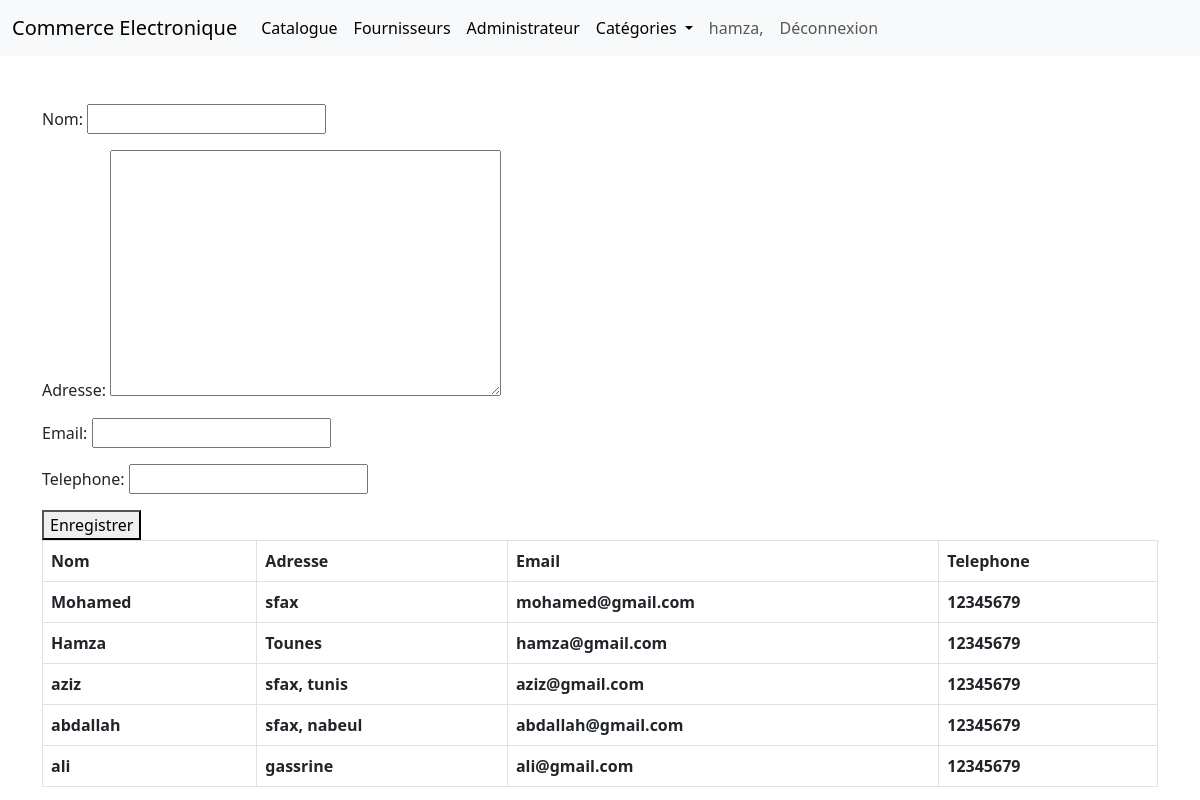
Before: /magasin/fourniseurs (signed in) with the older database file.
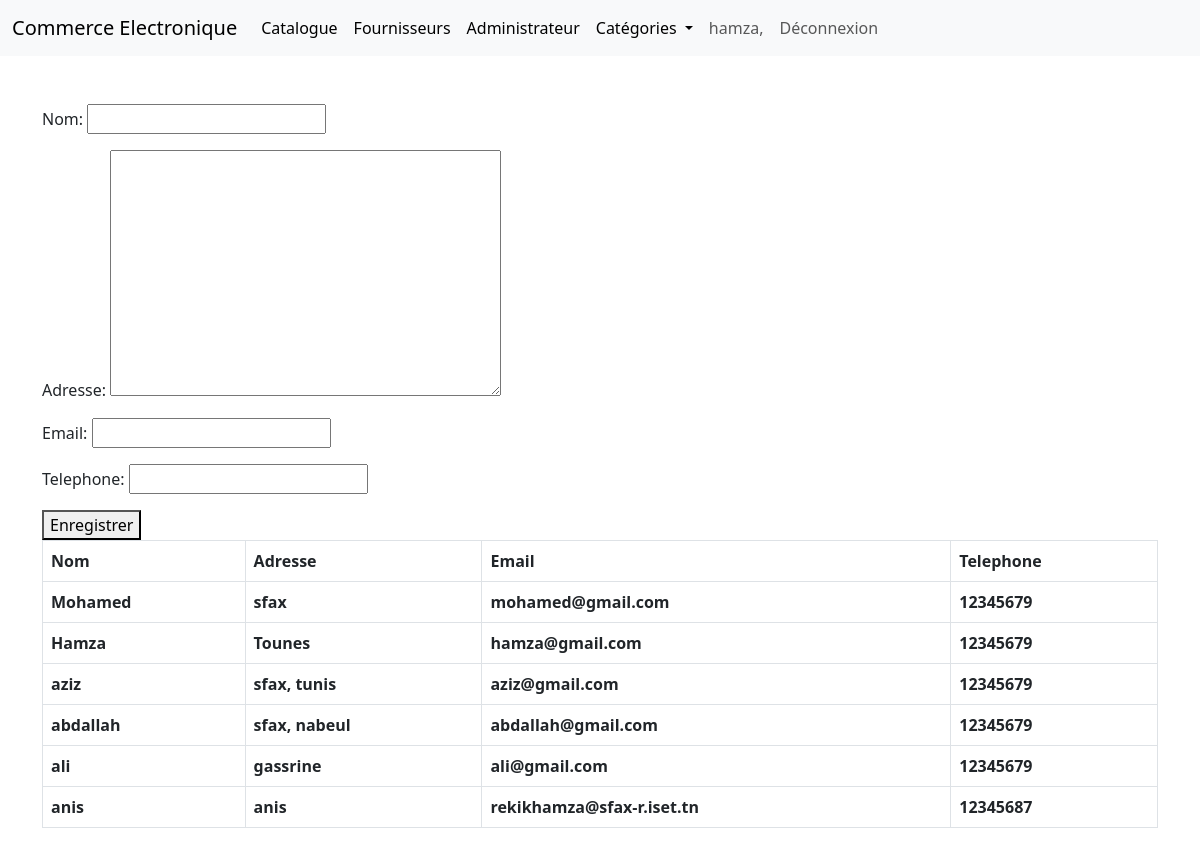
After: the same page with the newer database file.
### magasin/models.py (models this page shows, shortened)
class Fournisseur(models.Model):
    nom = models.CharField(max_length=50 ,null=True)
    adresse = models.TextField()
    email = models.EmailField(max_length=40 , null=True)
    telephone = models.CharField(max_length=8 , null=True)

### magasin/views.py (the view)
# urls.py: path('fourniseurs',views.fourniseur ,name='fourniseurs'),
@login_required
def fourniseur(request):
    fourniseurs = Fournisseur.objects.all()
    categories = Categorie.objects.all()
    if request.method == "POST" :
        form = FournisseurForm(request.POST,request.FILES)
        if form.is_valid():
            form.save()
        return HttpResponseRedirect('/magasin/fourniseurs')
    else : form = FournisseurForm()
    context = {'fourniseurs' : fourniseurs ,'cat':categories,'form':form}
    return render(request,'magasin/fourniseurs.html',context)

### magasin/forms.py
class FournisseurForm(forms.ModelForm):
    class Meta:
        model = Fournisseur
        fields = '__all__'

### magasin/templates/magasin/fourniseurs.html (shortened to what this page needs)
{% extends 'magasin/base.html' %} {% block title %} Fourniseurs {% endblock title %} {% block content %}
{% block body %}
<body>
    <div class="container mt-5">
      <form method="Post" class="post-form">
       {{form.as_p}}
       <button type="submit">Enregistrer</button>
     </form>
  <table class="table table-bordered">
    <thead>
      <tr>
        <th scope="col">Nom</th>
        <th scope="col">Adresse</th>
        <th scope="col">Email</th>
        <th scope="col">Telephone</th>
      </tr>
    </thead>
    <tbody>
        {% for item in fourniseurs %}
      <tr>
        <th>{{item.nom}}</th>
        <th>{{ item.adresse }}</th>
        <th>{{ item.email }}</th>
        <th>{{ item.telephone }}</th>
      </tr>
      {% endfor %}
    </tbody>
  </table>
</div>
</body>
{% endblock %}
{% endblock %}

### magasin/templates/magasin/base.html (shortened to what this page needs)
{% load static %}
<!DOCTYPE html>
<html>
  <head>
    <link rel="stylesheet" type="text/css" href="{% static 'css/base.css' %}" />
    <link href="https://cdn.jsdelivr.net/npm/bootstrap@5.3.0-alpha1/dist/css/bootstrap.min.css" rel="stylesheet">
  </head>
  <body>
    <nav class="navbar navbar-expand-lg bg-body-tertiary">
      <div class="container-fluid">
        <a class="navbar-brand" href="#">Commerce Electronique</a>
        <div class="collapse navbar-collapse" id="navbarSupportedContent">
          <ul class="navbar-nav me-auto mb-2 mb-lg-0">
            <li class="nav-item">
              <a class="nav-link active" aria-current="page" href="{% url 'index' %}">Catalogue</a>
            </li>
            <li class="nav-item">
              <a class="nav-link active" aria-current="page" href="{% url 'fourniseurs' %}">Fournisseurs</a>
            </li>
            <li class="nav-item">
              <a class="nav-link active" aria-current="page" >Administrateur</a>
            </li>
            <li class="nav-item dropdown">
              <a class="nav-link dropdown-toggle active"  role="button" data-bs-toggle="dropdown">
                Catégories
              </a>
            </li>
            <ul class="navbar-nav ml-auto">
              {% if user.is_authenticated %}
              <li class="nav-item active">
              <a class="nav-link" href="#">{{user}},</a>
              </li>
              <li class="nav-item active">
              <a class="nav-link" href="{% url 'logout' %}">Déconnexion</a>
              </li>
                  {% endif %}
            </ul>
        </div>
      </div>
    </nav>
    {% block body %} {% endblock %}
  </body>
</html>

Changed rows visible on the page:
added Fournisseur: nom "anis", adresse "anis", email "rekikhamza@sfax-r.iset.tn", telephone "12345687"
